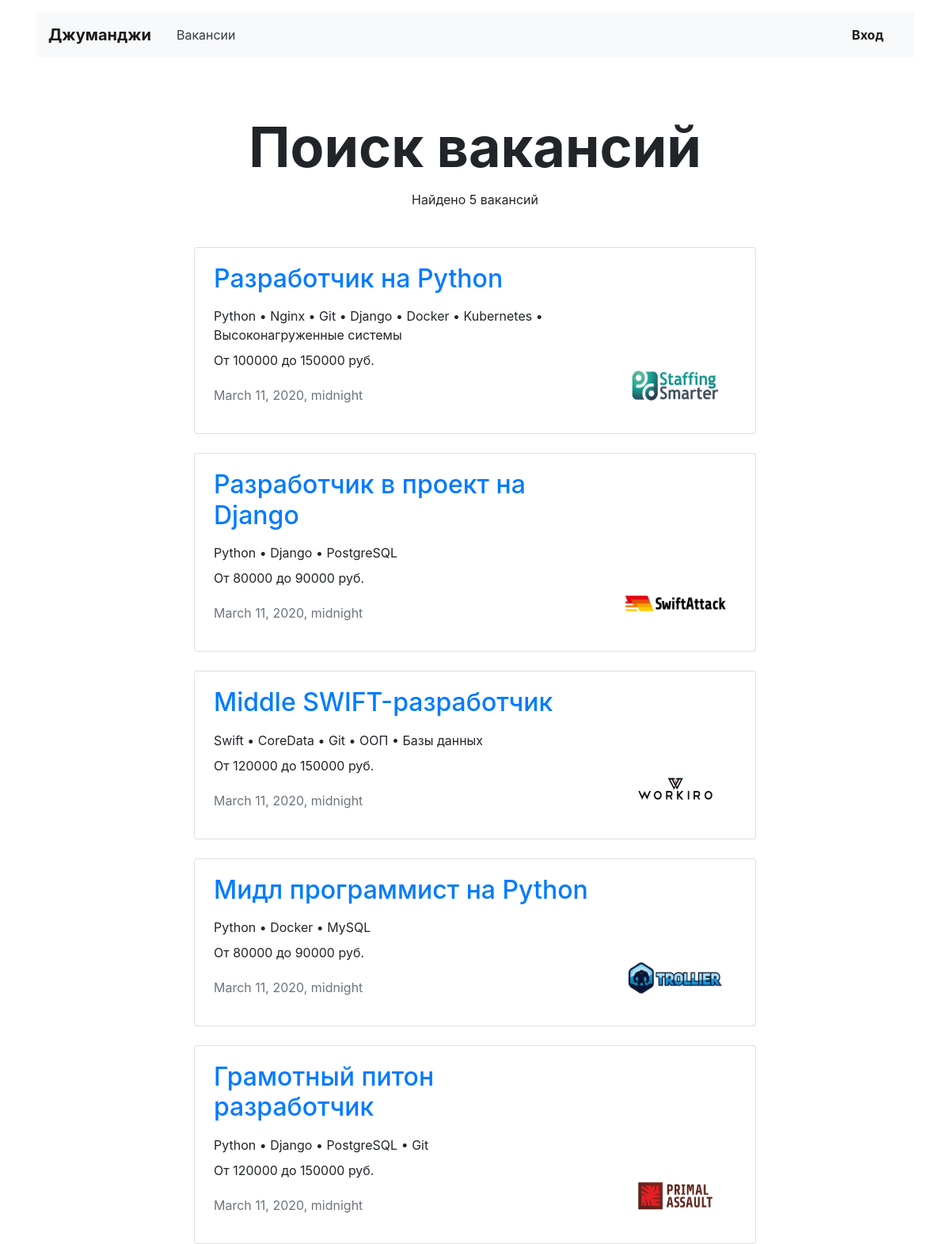
Page /vacancies/ on the committed database.
### vacancies/models.py (models this page shows, shortened)
class Vacancy(models.Model):
    title = models.CharField(max_length=120)
    specialty = models.ForeignKey(Specialty, on_delete=models.CASCADE, related_name='vacancies')
    company = models.ForeignKey(Company, on_delete=models.CASCADE, related_name='vacancies')
    skills = models.TextField()
    description = models.TextField()
    salary_from = models.IntegerField()
    salary_to = models.IntegerField()
    posted = models.DateTimeField()

class Company(models.Model):
    title = models.CharField(max_length=120)
    location = models.CharField(max_length=120)
    logo = models.ImageField(upload_to=settings.MEDIA_COMPANY_IMAGE_DIR)
    description = models.TextField()
    employee_count = models.IntegerField()
    owner = models.ForeignKey(User, on_delete=models.SET_NULL, null=True, blank=True)

### vacancies/views.py (the view)
# urls.py: path('vacancies/', AllVacanciesView.as_view(), name='all_vacancies'),
class AllVacanciesView(TemplateView):
    template_name = 'vacancies/vacancies.html'
    def get_context_data(self, **kwargs):
        context = super(AllVacanciesView, self).get_context_data(**kwargs)
        context['count_of_vacancies'] = Vacancy.objects.count()
        context['vacancies'] = Vacancy.objects.all()
        return context

### templates/vacancies/vacancies.html
{% extends 'vacancies/list_of_vacancies.html' %}
{% block header_container %}
    Поиск вакансий
{% endblock %}

### templates/vacancies/vacancy_card.html
{% load static %}
<div class="row mt-4">
    <div class="col-12 col-lg-8 offset-lg-2 m-auto">
        <div class="card">
            <div class="card-body px-4">
                <div class="row">
                    <div class="col-12 col-md-8 col-lg-9">
                        <h2 class="h2 pb-2"><a
                                href="{% url 'vacancy' vacancy.id %}">{{ vacancy.title }}</a></h2>
                        <p class="mb-2">{{ vacancy.skills }}</p>
                        <p>От {{ vacancy.salary_from }} до {{ vacancy.salary_to }} руб.</p>
                        <p class="text-muted pt-1">{{ vacancy.posted }}</p>
                    </div>
                    <div class="col-12 col-md-4 col-lg-3 d-flex align-items-end">
                        <a href="{% url 'company' vacancy.company.id %}"><img src="{{ vacancy.company.logo.url }}"
                                                                              width="130" height="80"
                                                                              alt=""></a>
                    </div>
                </div>
            </div>
        </div>
    </div>
</div>

### rows in the picture
Vacancy: title "Разработчик на Python", skills "Python • Nginx • Git • Django • Docker • Kubernetes • Высоконагруженные системы", salary_from "100000", salary_to "150000", posted "March 11, 2020, midnight", company.logo (picture)
Vacancy: title "Разработчик в проект на Django", skills "Python • Django • PostgreSQL", salary_from "80000", salary_to "90000", posted "March 11, 2020, midnight", company.logo (picture)
Vacancy: title "Middle SWIFT-разработчик", skills "Swift • CoreData • Git • ООП • Базы данных", salary_from "120000", salary_to "150000", posted "March 11, 2020, midnight", company.logo (picture)
Vacancy: title "Мидл программист на Python", skills "Python • Docker • MySQL", salary_from "80000", salary_to "90000", posted "March 11, 2020, midnight", company.logo (picture)
Vacancy: title "Грамотный питон разработчик", skills "Python • Django • PostgreSQL • Git", salary_from "120000", salary_to "150000", posted "March 11, 2020, midnight", company.logo (picture)

### other values in the picture
{{ count_of_vacancies }} "5"
